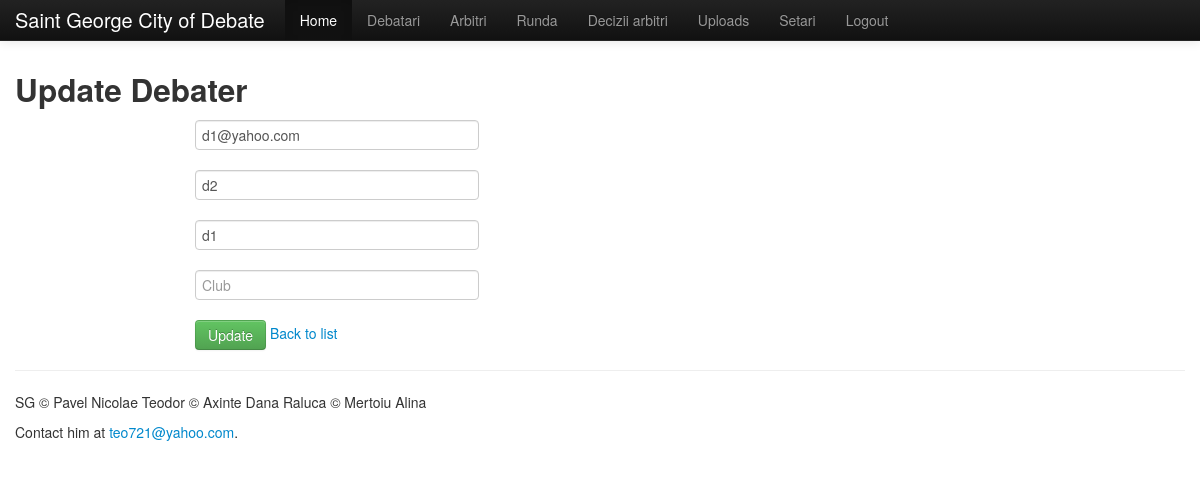
Screenshot of /debaters/update/1 (signed in) with the database file from the repository.
### app/debater/models.py (models this page shows, shortened)
class Debater(db.Model):
	__tablename__ = "debaters"
	id = db.Column('debater_id', db.Integer , primary_key=True)
	name = db.Column(db.String(30))
	user_id = db.Column(db.Integer, db.ForeignKey('users.user_id'))
	team_id = db.Column(db.Integer, db.ForeignKey('teams.team_id'))
	debater_res = db.relationship('Debater_restriction', backref='debater_res', lazy='dynamic')

### app/mod_auth/models.py (models this page shows, shortened)
class User(db.Model):
    __tablename__ = "users"
    id = db.Column('user_id',db.Integer , primary_key=True)
    password = db.Column('password' , db.String(250))
    email = db.Column('email',db.String(50),unique=True , index=True)
    user_type = db.Column('user_type',db.String(30))#cauta ce e index ?????!!!
    def is_authenticated(self):
        return True
    def is_debater(self):
        return (self.user_type == 'debater')
    def is_judge(self):
        return (self.user_type == 'judge')
    def is_tabmaster(self):
        return (self.user_type == 'tabmaster')

### app/tabmaster/models.py (models this page shows, shortened)
class Team(db.Model):
    __tablename__ = "teams"
    id = db.Column('team_id', db.Integer, primary_key=True)
    name = db.Column(db.String(30))
    points = db.Column(db.Integer)
    wins = db.Column(db.Integer)
    defeats = db.Column(db.Integer)
    number_of_games = db.Column(db.Integer)
    team_res = db.relationship('Team_restriction', backref='team_res', lazy='dynamic')
    debaters = db.relationship('Debater', backref='team', lazy='dynamic')

### app/tabmaster/controllers.py (the view, shortened to what this page needs)
@tabmaster.route('/debaters/update/<int:id>', methods=['POST', 'GET'])
@login_required
def update_debater(id):
    debater = Debater.query.get(id)
    user = User.query.get(debater.user_id)
    team = Team.query.get(debater.team_id)
    if request.method == 'GET':
        _debater = {}
        _debater['id'] = debater.id
        _debater['name'] = debater.name
        _debater['email'] = user.email
        _debater['team'] = team.name
        return render_template('tabmaster/update_debater.html',debater = _debater)

### app/__init__.py (called while the page is built)
@app.before_request
def before_request():
    g.user = current_user

### app/mod_auth/controllers.py (called while the page is built)
@login_manager.user_loader
def load_user(id):
    return User.query.get(int(id))

### app/tabmaster/controllers.py (called while the page is built)
@tabmaster.before_request
def before_request():
    if current_user is not None and current_user.is_authenticated():
        if (current_user.user_type != 'tabmaster'):
            flash('Nu sunteti tabmaster!','error')
            return redirect(url_for('home'))
    else:
        flash('You must log in to continue','error')
        return redirect(url_for('auth.login'))

### app/templates/tabmaster/update_debater.html
{% extends "layout.html" %}
{% block body %}
  <form action="" method=post class="form-horizontal">
    <h2>Update Debater</h2>
    <div class="control-group">
        <div class="controls">
          <input type="text" id="name" name="name" class="input-xlarge"
            placeholder="Name" value="{{debater.name}}"
            required>
        </div>
    </div>
    <div class="control-group">
        <div class="controls">
          <input type="text" id="email" name="email" class="input-xlarge"
            placeholder="Email" value="{{debater.email}}"
            required>
        </div>
    </div>
    <div class="control-group">
        <div class="controls">
          <input type="text" id="team" name="team" class="input-xlarge"
            placeholder="Team" value="{{debater.team}}"
            required>
        </div>
    </div>
    <div class="control-group">
        <div class="controls">
          <input type="text" id="club" name="club" class="input-xlarge"
            placeholder="Club" value="{{debater.club}}"
            required>
        </div>
    </div>
    <div class="control-group">
        <div class="controls">
          <button type="submit" class="btn btn-success">Update</button>
          <a href="{{ url_for('tabmaster.debaters') }}">Back to list</a>
        </div>
    </div>
  </form>
{% endblock %}

### rows the page displays
Debater: name "d1@yahoo.com"
User: email "d2"
Team: team "d1"
